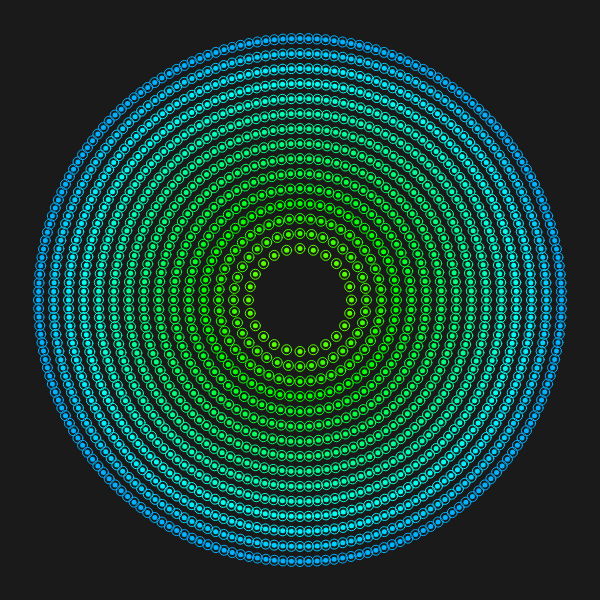
Frame 1 (no input)
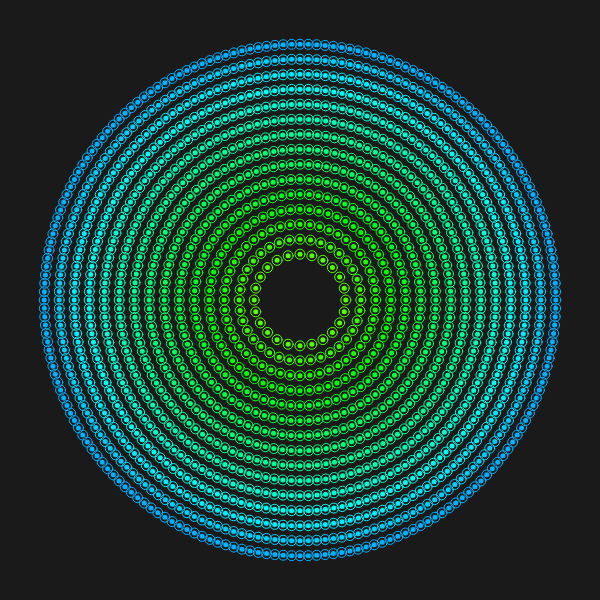
Frame 60 (no input)
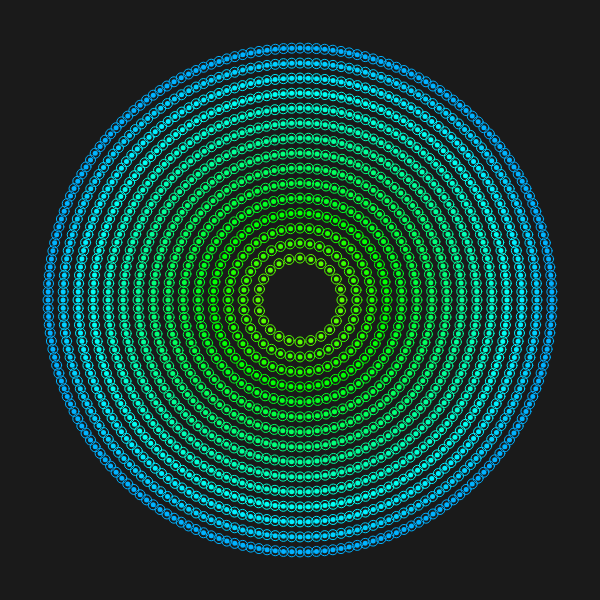
Frame 120 (the mouse pressed at the canvas centre since frame 60)

The p5.js sketch that drew these frames (run headless with seeded random() and noise() and a simulated clock; from frame 60 on, the mouse is pressed at the canvas centre):

// p5.js sketch
// ── sketch.js
/*
 Basado en el ejemplo anterior(03),
 Integramos animación.
 Francisco Zamorano, 2017
 */

let origenX, origenY;  //usaremos este para el centro de la circunferencia
let radioInicial; // radio de la circunferencia
let nElementosInicial; //cantidad de cosas a dibujar
let nAnillos; //cuantas repeticiones para crear 'anillos'
let espacioAnillos; //separacion entre 'anillos' 

function setup() {
  createCanvas(600, 600);
  origenX = width/2; //mitad del ancho del canvas
  origenY = height/2; //mitad del alto del canvas
  radioInicial = 50; //inicializamos el radio, lo vamos a modificar despues
  nElementosInicial = 24;
  nAnillos = 15;
  espacioAnillos = 15;
  colorMode (HSB, 360, 100, 100);
}

function draw() {
  background(0,0,10);
  for (let i = 0; i<nAnillos; i++) { //loop para repetir anillos
    let radio = radioInicial + espacioAnillos*i; // en cada loop de 'i', incrementamos el radio en 20px
    let nElementos = nElementosInicial + 12*i; //en cada anillo, incrementamos en 12 la cantidad de elementos
    let hue = 100 + i*7; 
    let miColor = color(hue, 100, 100);

    //dibujemos un anillo
    for (let j = 0; j<nElementos; j++) { //loop para posicionar los elementos
      let angulo = (TWO_PI/nElementos) * j;
      let x = origenX + cos(angulo) * (radio + sin(frameCount*0.1)*espacioAnillos);
      let y = origenY + sin(angulo) * (radio + sin(frameCount*0.1)*espacioAnillos);
      miDibujo(x, y, 10, 10, miColor); //en vez de dibujar directo aca, llamamos a una funcion. Esto es opcional por supuesto
    }
  }
}

function miDibujo(x, y, tX, tY, c) {
  tX/=2;
  tY/=2;
  fill(c);
  noStroke();
  ellipse(x, y, tX, tY);
  noFill();
  stroke(c,150);
  ellipse(x, y, tX*2, tY*2);

}
